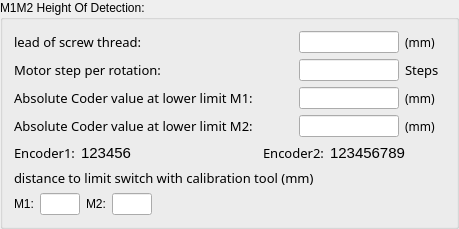
    <widget class="QGroupBox" name="groupBox">
     <property name="title">
      <string>M1M2 Height Of Detection:</string>
     </property>
     <layout class="QVBoxLayout" name="verticalLayout_2">
      <item>
       <layout class="QHBoxLayout" name="horizontalLayout" stretch="0,0,0,0">
        <item>
         <widget class="QLabel" name="label">
          <property name="font">
           <font>
            <family>微软雅黑</family>
            <pointsize>10</pointsize>
           </font>
          </property>
          <property name="text">
           <string>lead of screw thread:</string>
          </property>
         </widget>
        </item>
        <item>
         <spacer name="horizontalSpacer">
          <property name="orientation">
           <enum>Qt::Horizontal</enum>
          </property>
          <property name="sizeHint" stdset="0">
           <size>
            <width>40</width>
            <height>20</height>
           </size>
          </property>
         </spacer>
        </item>
        <item>
         <widget class="QLineEdit" name="Le_ScrewThread1">
          <property name="minimumSize">
           <size>
            <width>100</width>
            <height>0</height>
           </size>
          </property>
          <property name="maximumSize">
           <size>
            <width>100</width>
            <height>16777215</height>
           </size>
          </property>
         </widget>
        </item>
        <item>
         <widget class="QLabel" name="label_10">
          <property name="minimumSize">
           <size>
            <width>40</width>
            <height>0</height>
           </size>
          </property>
          <property name="maximumSize">
           <size>
            <width>40</width>
            <height>16777215</height>
           </size>
          </property>
          <property name="font">
           <font>
            <family>微软雅黑</family>
            <pointsize>9</pointsize>
           </font>
          </property>
          <property name="text">
           <string>(mm)</string>
          </property>
         </widget>
        </item>
       </layout>
      </item>
      <item>
       <layout class="QHBoxLayout" name="horizontalLayout_10" stretch="0,0,0,0">
        <item>
         <widget class="QLabel" name="label_19">
          <property name="font">
           <font>
            <family>微软雅黑</family>
            <pointsize>10</pointsize>
           </font>
          </property>
          <property name="text">
           <string>Motor step per rotation:</string>
          </property>
         </widget>
        </item>
        <item>
         <spacer name="horizontalSpacer_10">
          <property name="orientation">
           <enum>Qt::Horizontal</enum>
          </property>
          <property name="sizeHint" stdset="0">
           <size>
            <width>40</width>
            <height>20</height>
           </size>
          </property>
         </spacer>
        </item>
        <item>
         <widget class="QLineEdit" name="Le_StepNumber1">
          <property name="minimumSize">
           <size>
            <width>100</width>
            <height>0</height>
           </size>
          </property>
          <property name="maximumSize">
           <size>
            <width>100</width>
            <height>16777215</height>
           </size>
          </property>
         </widget>
        </item>
        <item>
         <widget class="QLabel" name="label_20">
          <property name="minimumSize">
           <size>
            <width>40</width>
            <height>0</height>
           </size>
          </property>
          <property name="maximumSize">
           <size>
            <width>40</width>
            <height>16777215</height>
           </size>
          </property>
          <property name="font">
           <font>
            <family>微软雅黑</family>
            <pointsize>10</pointsize>
           </font>
          </property>
          <property name="text">
           <string>Steps</string>
          </property>
         </widget>
        </item>
       </layout>
      </item>
      <item>
       <layout class="QHBoxLayout" name="horizontalLayout_3" stretch="0,0,0,0">
        <item>
         <widget class="QLabel" name="label_3">
          <property name="font">
           <font>
            <family>微软雅黑</family>
            <pointsize>10</pointsize>
           </font>
          </property>
          <property name="text">
           <string>Absolute Coder value at lower limit M1:</string>
          </property>
         </widget>
        </item>
        <item>
         <spacer name="horizontalSpacer_3">
          <property name="orientation">
           <enum>Qt::Horizontal</enum>
          </property>
          <property name="sizeHint" stdset="0">
           <size>
            <width>40</width>
            <height>20</height>
           </size>
          </property>
         </spacer>
        </item>
        <item>
         <widget class="QLineEdit" name="Le_LimitPosition1">
          <property name="minimumSize">
           <size>
            <width>100</width>
            <height>0</height>
           </size>
          </property>
          <property name="maximumSize">
           <size>
            <width>100</width>
            <height>16777215</height>
           </size>
          </property>
         </widget>
        </item>
        <item>
         <widget class="QLabel" name="label_11">
          <property name="minimumSize">
           <size>
            <width>40</width>
            <height>0</height>
           </size>
          </property>
          <property name="maximumSize">
           <size>
            <width>40</width>
            <height>16777215</height>
           </size>
          </property>
          <property name="font">
           <font>
            <family>微软雅黑</family>
            <pointsize>9</pointsize>
           </font>
          </property>
          <property name="text">
           <string>(mm)</string>
          </property>
         </widget>
        </item>
       </layout>
      </item>
      <item>
       <layout class="QHBoxLayout" name="horizontalLayout_15" stretch="0,0,0,0">
        <item>
         <widget class="QLabel" name="label_18">
          <property name="font">
           <font>
            <family>微软雅黑</family>
            <pointsize>10</pointsize>
           </font>
          </property>
          <property name="text">
           <string>Absolute Coder value at lower limit M2:</string>
          </property>
         </widget>
        </item>
        <item>
         <spacer name="horizontalSpacer_15">
          <property name="orientation">
           <enum>Qt::Horizontal</enum>
          </property>
          <property name="sizeHint" stdset="0">
           <size>
            <width>40</width>
            <height>20</height>
           </size>
          </property>
         </spacer>
        </item>
        <item>
         <widget class="QLineEdit" name="Le_LimitPosition2">
          <property name="minimumSize">
           <size>
            <width>100</width>
            <height>0</height>
           </size>
          </property>
          <property name="maximumSize">
           <size>
            <width>100</width>
            <height>16777215</height>
           </size>
          </property>
         </widget>
        </item>
        <item>
         <widget class="QLabel" name="label_12">
          <property name="minimumSize">
           <size>
            <width>40</width>
            <height>0</height>
           </size>
          </property>
          <property name="maximumSize">
           <size>
            <width>40</width>
            <height>16777215</height>
           </size>
          </property>
          <property name="font">
           <font>
            <family>微软雅黑</family>
            <pointsize>9</pointsize>
           </font>
          </property>
          <property name="text">
           <string>(mm)</string>
          </property>
         </widget>
        </item>
       </layout>
      </item>
      <item>
       <layout class="QHBoxLayout" name="horizontalLayout_5">
        <item>
         <layout class="QHBoxLayout" name="horizontalLayout_2">
          <item>
           <widget class="QLabel" name="label_2">
            <property name="font">
             <font>
              <family>微软雅黑</family>
              <pointsize>10</pointsize>
             </font>
            </property>
            <property name="text">
             <string>Encoder1:</string>
            </property>
           </widget>
          </item>
          <item>
           <widget class="QLabel" name="Lb_EncoderValue1">
            <property name="font">
             <font>
              <family>Arial</family>
              <pointsize>11</pointsize>
             </font>
            </property>
            <property name="text">
             <string>123456</string>
            </property>
            <property name="alignment">
             <set>Qt::AlignCenter</set>
            </property>
           </widget>
          </item>
         </layout>
        </item>
        <item>
         <spacer name="horizontalSpacer_14">
          <property name="orientation">
           <enum>Qt::Horizontal</enum>
          </property>
          <property name="sizeHint" stdset="0">
           <size>
            <width>20</width>
            <height>20</height>
           </size>
          </property>
         </spacer>
        </item>
        <item>
         <layout class="QHBoxLayout" name="horizontalLayout_18">
          <item>
           <widget class="QLabel" name="label_13">
            <property name="font">
             <font>
              <family>微软雅黑</family>
              <pointsize>10</pointsize>
             </font>
            </property>
            <property name="text">
             <string>Encoder2:</string>
            </property>
           </widget>
          </item>
          <item>
           <widget class="QLabel" name="Lb_EncoderValue2">
            <property name="font">
             <font>
              <family>Arial</family>
              <pointsize>11</pointsize>
             </font>
            </property>
            <property name="text">
             <string>123456789</string>
            </property>
            <property name="alignment">
             <set>Qt::AlignCenter</set>
            </property>
           </widget>
          </item>
          <item>
           <spacer name="horizontalSpacer_2">
            <property name="orientation">
             <enum>Qt::Horizontal</enum>
            </property>
            <property name="sizeHint" stdset="0">
             <size>
              <width>40</width>
              <height>20</height>
             </size>
            </property>
           </spacer>
          </item>
         </layout>
        </item>
       </layout>
      </item>
      <item>
       <widget class="QLabel" name="label_27">
        <property name="font">
         <font>
          <family>微软雅黑</family>
          <pointsize>10</pointsize>
         </font>
        </property>
        <property name="text">
         <string>distance to limit switch with calibration tool (mm)</string>
        </property>
       </widget>
      </item>
      <item>
       <layout class="QHBoxLayout" name="horizontalLayout_27">
        <item>
         <widget class="QLabel" name="label_5">
          <property name="text">
           <string>M1:</string>
          </property>
         </widget>
        </item>
        <item>
         <widget class="QLineEdit" name="Le_Calibration1">
          <property name="minimumSize">
           <size>
            <width>40</width>
            <height>0</height>
           </size>
          </property>
          <property name="maximumSize">
           <size>
            <width>40</width>
            <height>16777215</height>
           </size>
          </property>
         </widget>
        </item>
        <item>
         <widget class="QLabel" name="label_8">
          <property name="text">
           <string>M2:</string>
          </property>
         </widget>
        </item>
        <item>
         <widget class="QLineEdit" name="Le_Calibration2">
          <property name="minimumSize">
           <size>
            <width>40</width>
            <height>0</height>
           </size>
          </property>
          <property name="maximumSize">
           <size>
            <width>40</width>
            <height>16777215</height>
           </size>
          </property>
         </widget>
        </item>
        <item>
         <spacer name="horizontalSpacer_13">
          <property name="orientation">
           <enum>Qt::Horizontal</enum>
          </property>
          <property name="sizeHint" stdset="0">
           <size>
            <width>40</width>
            <height>20</height>
           </size>
          </property>
         </spacer>
        </item>
       </layout>
      </item>
     </layout>
    </widget>
